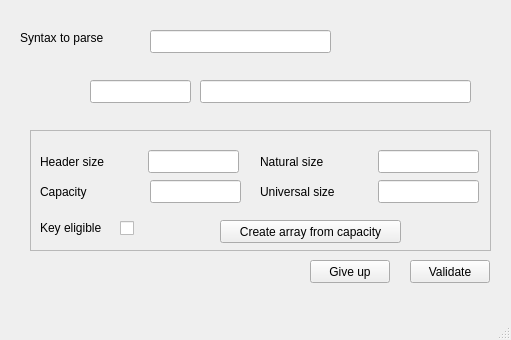
<?xml version="1.0" encoding="UTF-8"?>
<ui version="4.0">
 <class>ZParsingRules</class>
 <widget class="QMainWindow" name="ZParsingRules">
  <property name="geometry">
   <rect>
    <x>0</x>
    <y>0</y>
    <width>511</width>
    <height>340</height>
   </rect>
  </property>
  <property name="windowTitle">
   <string>MainWindow</string>
  </property>
  <widget class="QWidget" name="centralwidget">
   <widget class="QFrame" name="SizeFRm">
    <property name="geometry">
     <rect>
      <x>30</x>
      <y>130</y>
      <width>461</width>
      <height>121</height>
     </rect>
    </property>
    <property name="frameShape">
     <enum>QFrame::StyledPanel</enum>
    </property>
    <property name="frameShadow">
     <enum>QFrame::Raised</enum>
    </property>
    <widget class="QLabel" name="label_3">
     <property name="geometry">
      <rect>
       <x>10</x>
       <y>20</y>
       <width>141</width>
       <height>23</height>
      </rect>
     </property>
     <property name="text">
      <string>Header size</string>
     </property>
    </widget>
    <widget class="QLineEdit" name="HeaderSizeLEd">
     <property name="geometry">
      <rect>
       <x>118</x>
       <y>20</y>
       <width>91</width>
       <height>23</height>
      </rect>
     </property>
     <property name="readOnly">
      <bool>true</bool>
     </property>
    </widget>
    <widget class="QLabel" name="label_2">
     <property name="geometry">
      <rect>
       <x>230</x>
       <y>20</y>
       <width>81</width>
       <height>23</height>
      </rect>
     </property>
     <property name="text">
      <string>Natural size</string>
     </property>
    </widget>
    <widget class="QLineEdit" name="NaturalLEd">
     <property name="geometry">
      <rect>
       <x>348</x>
       <y>20</y>
       <width>101</width>
       <height>23</height>
      </rect>
     </property>
    </widget>
    <widget class="QLabel" name="label_4">
     <property name="geometry">
      <rect>
       <x>230</x>
       <y>50</y>
       <width>121</width>
       <height>23</height>
      </rect>
     </property>
     <property name="text">
      <string>Universal size</string>
     </property>
    </widget>
    <widget class="QLineEdit" name="UniversalLEd">
     <property name="geometry">
      <rect>
       <x>348</x>
       <y>50</y>
       <width>101</width>
       <height>23</height>
      </rect>
     </property>
    </widget>
    <widget class="QLabel" name="label_5">
     <property name="geometry">
      <rect>
       <x>10</x>
       <y>50</y>
       <width>121</width>
       <height>23</height>
      </rect>
     </property>
     <property name="text">
      <string>Capacity</string>
     </property>
    </widget>
    <widget class="QLineEdit" name="CapacityLEd">
     <property name="geometry">
      <rect>
       <x>120</x>
       <y>50</y>
       <width>91</width>
       <height>23</height>
      </rect>
     </property>
    </widget>
    <widget class="QCheckBox" name="KeyEligibleCHk">
     <property name="enabled">
      <bool>true</bool>
     </property>
     <property name="geometry">
      <rect>
       <x>90</x>
       <y>90</y>
       <width>16</width>
       <height>16</height>
      </rect>
     </property>
     <property name="text">
      <string/>
     </property>
    </widget>
    <widget class="QLabel" name="label_7">
     <property name="geometry">
      <rect>
       <x>10</x>
       <y>90</y>
       <width>91</width>
       <height>16</height>
      </rect>
     </property>
     <property name="text">
      <string>Key eligible</string>
     </property>
    </widget>
    <widget class="QPushButton" name="CreateArrayBTn">
     <property name="geometry">
      <rect>
       <x>190</x>
       <y>90</y>
       <width>181</width>
       <height>23</height>
      </rect>
     </property>
     <property name="text">
      <string>Create array from capacity</string>
     </property>
    </widget>
   </widget>
   <widget class="QWidget" name="ZTypeListWDg" native="true">
    <property name="geometry">
     <rect>
      <x>20</x>
      <y>70</y>
      <width>61</width>
      <height>41</height>
     </rect>
    </property>
   </widget>
   <widget class="QLineEdit" name="ZTypeStrLEd">
    <property name="geometry">
     <rect>
      <x>200</x>
      <y>80</y>
      <width>271</width>
      <height>23</height>
     </rect>
    </property>
    <property name="readOnly">
     <bool>true</bool>
    </property>
   </widget>
   <widget class="QLineEdit" name="ZTypeLEd">
    <property name="geometry">
     <rect>
      <x>90</x>
      <y>80</y>
      <width>101</width>
      <height>23</height>
     </rect>
    </property>
    <property name="readOnly">
     <bool>true</bool>
    </property>
   </widget>
   <widget class="QLineEdit" name="ZTypeLEd_2">
    <property name="geometry">
     <rect>
      <x>150</x>
      <y>30</y>
      <width>181</width>
      <height>23</height>
     </rect>
    </property>
    <property name="readOnly">
     <bool>false</bool>
    </property>
   </widget>
   <widget class="QLabel" name="label">
    <property name="geometry">
     <rect>
      <x>20</x>
      <y>30</y>
      <width>131</width>
      <height>16</height>
     </rect>
    </property>
    <property name="text">
     <string>Syntax to parse</string>
    </property>
   </widget>
   <widget class="QPushButton" name="OKBTn">
    <property name="geometry">
     <rect>
      <x>410</x>
      <y>260</y>
      <width>80</width>
      <height>23</height>
     </rect>
    </property>
    <property name="text">
     <string>Validate</string>
    </property>
   </widget>
   <widget class="QPushButton" name="QuitBTn">
    <property name="geometry">
     <rect>
      <x>310</x>
      <y>260</y>
      <width>80</width>
      <height>23</height>
     </rect>
    </property>
    <property name="text">
     <string>Give up</string>
    </property>
   </widget>
  </widget>
  <widget class="QMenuBar" name="menubar">
   <property name="geometry">
    <rect>
     <x>0</x>
     <y>0</y>
     <width>511</width>
     <height>20</height>
    </rect>
   </property>
  </widget>
  <widget class="QStatusBar" name="statusbar"/>
 </widget>
 <resources/>
 <connections/>
</ui>
